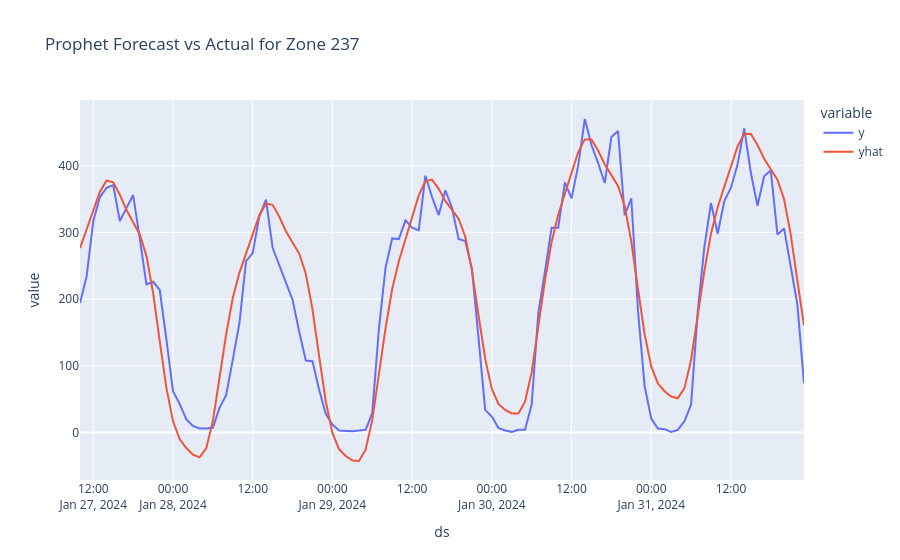

The code cell stored with this chart in its notebook:
### Code cell
#Plot Prophet forecast
forecast_plot = prophet_test.copy()
forecast_plot["yhat"] = prophet_forecast["yhat"].values

px.line(
    forecast_plot,
    x="ds",
    y=["y", "yhat"],
    title=f"Prophet Forecast vs Actual for Zone {top_zone}"
)
